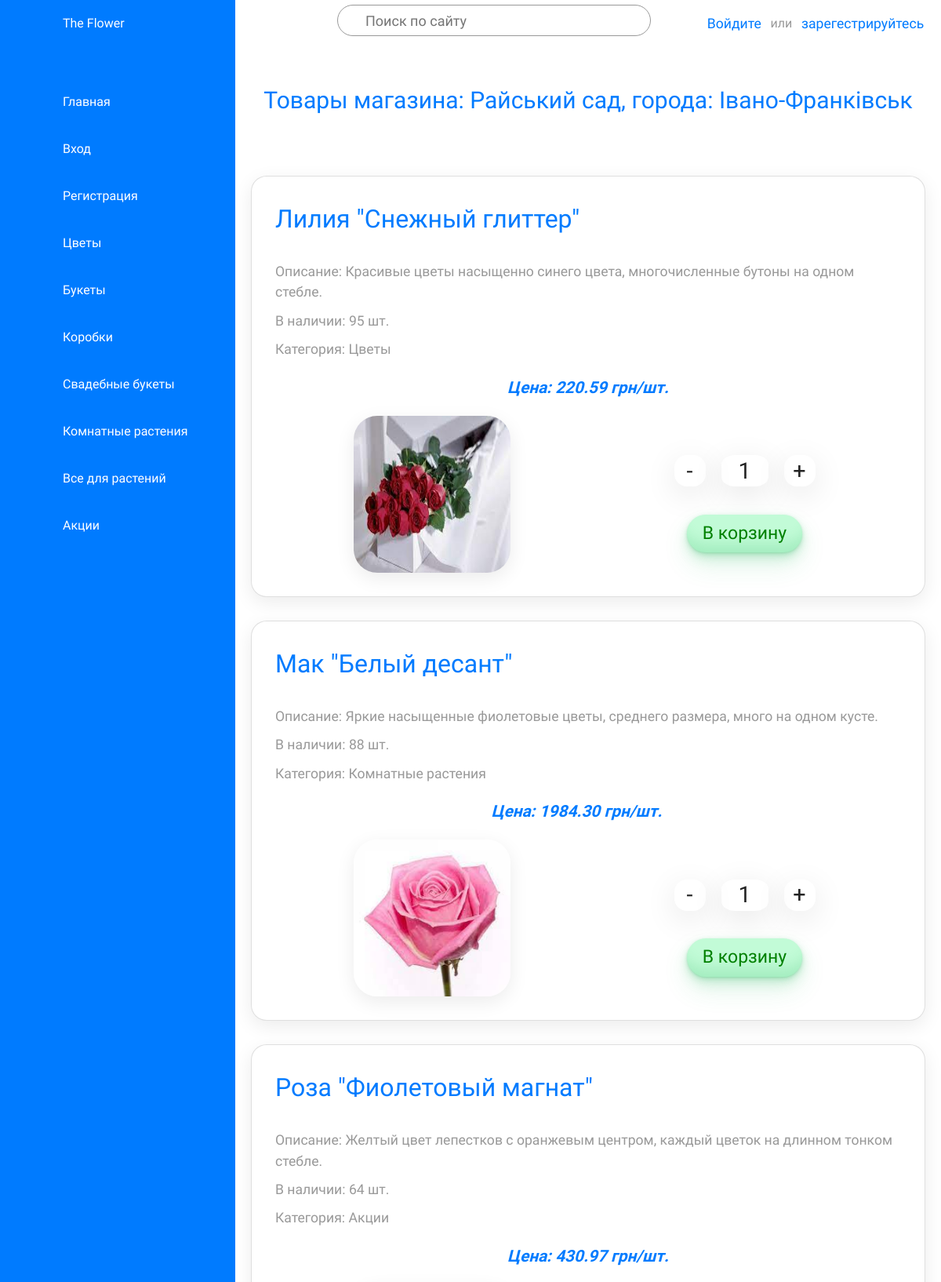
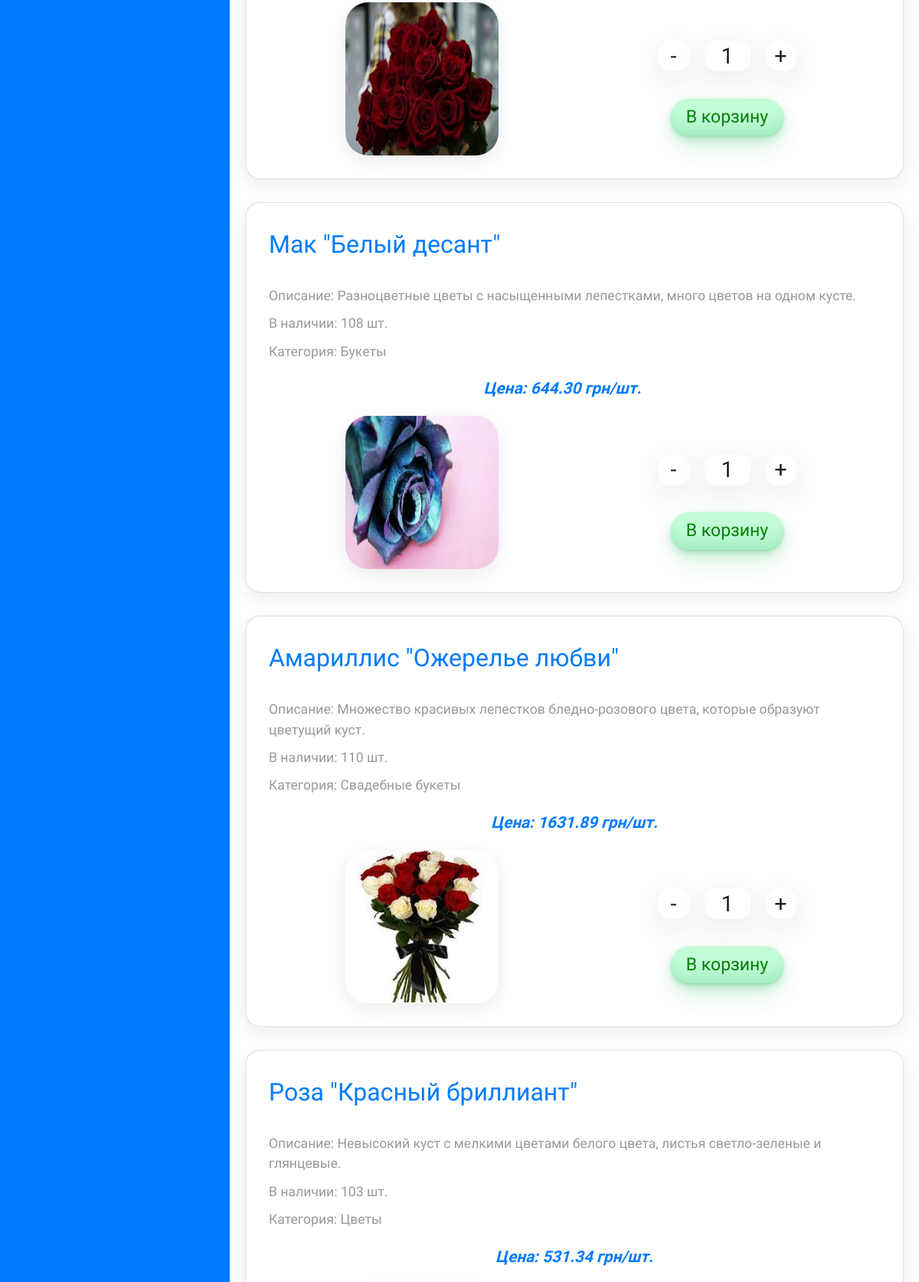
The app's page /category/16 (upper part) with its own data (2 pictures, top to bottom).
### products/models.py (models this page shows, shortened)
class Category(models.Model):
    category = models.CharField(max_length=200)
    image = models.ImageField(upload_to='categories', blank=True, null=True)
    icon = models.CharField(max_length=50)
    def __str__(self):
        return self.category
    class Meta:
        verbose_name = "category"
        verbose_name_plural = "categories"

class Product(models.Model):
    title = models.CharField(max_length=200)
    description = models.TextField(blank=True, null=True)
    amount = models.PositiveIntegerField()
    price = models.DecimalField(max_digits=10, decimal_places=2)
    image = models.ImageField(upload_to='products', blank=True, null=True)
    shop_id = models.ForeignKey('shops.Shop', on_delete=models.CASCADE)
    category_id = models.ForeignKey(Category, on_delete=models.CASCADE)
    class Meta:
        verbose_name = "product"
        verbose_name_plural = "products"

### shops/models.py (models this page shows)
class Shop(models.Model):
    name = models.CharField(max_length=200)
    city = models.CharField(max_length=200)
    district = models.CharField(max_length=200)
    country = models.CharField(max_length=200)
    address = models.TextField(blank=True, null=True)
    phone = models.CharField(max_length=20)
    email = models.EmailField()
    social = models.JSONField(default=social_default_value)
    image = models.ImageField(upload_to='shops', blank=True, null=True)
    slug = models.SlugField(default='', null=False)
    def __str__(self):
        return self.name
    class Meta:
        verbose_name = "shop"
        verbose_name_plural = "shops"
        ordering = ('city',)

### products/views.py (the view)
# urls.py: path("<int:shop_id>", views.product, name="product"),
def product(request,shop_id):
    cat = Category.objects.all()
    prod = Product.objects.filter(shop_id=shop_id)
    return render(request, "products/products.html", {'products': prod, 'categories': cat, 'shop_id': shop_id})

### products/templates/products/products.html (shortened to what this page needs)
{% extends "shops/base.html" %}
{% load static %}
{% block extra_head %}
  <link rel="stylesheet" href='{%static "css/product.css" %}' />
{% endblock %}
{% block navigation %}
  {% for category in categories %}
  <li class="nonauth">
    <a href="{% url 'prodcategory' category_id=category.pk  shop_id=shop_id %} ">
      <span class="icon"><ion-icon name={{category.icon}}></ion-icon></span>
      <span class="title">{{category.category}}</span>
    </a>
  </li>
  {% endfor %}
{% endblock %}
{% block content %}
<div class="titleContent">
  <h3>Товары магазина:
      {% if products.first.shop_id %}
        {{products.first.shop_id}},  города: {{products.first.shop_id.city}}
      {% else %}
        Нет товаров данной категории :(
      {% endif %}</h3>
</div>
<div class="cardBox">
    {% for product in products%}
    <div class="card">
        <a href="{% url 'details' pk=product.pk  shop_id=shop_id%}"></a>
        <div class="innerCard">
            <div class="title">{{ product.title }}</div>
            <div class="cardName">Описание: {{ product.description|truncatechars:100 }}</div>
            <div class="cardName">В наличии: {{ product.amount }} шт.</div>
            <div class="cardName">Категория: {{ product.category_id }}</div>
            <div class="cardName price">Цена: {{ product.price }} грн/шт.</div>
        </div>
        <div class="imageBox">
            <img src="{{product.image.url}}" alt="">
        </div>
        <div class="buttonCart">
            <div class="count">
              <div class="minus">-</div>
              <div class="number" data-amount="{{product.amount}}">1</div>
              <div class="plus">+</div>
            </div>
            <button type="submit">В корзину</button>
        </div>
    </div>
    {% endfor %}
</div>
{% endblock %}

### shops/static/css/base.css (style rules this page uses)
* { margin: 0; padding: 0; box-sizing: border-box; font-family: 'Ubuntu', sans-serif; }
:root { --blue: #287bff; --white: #fff; --grey: #f5f5f5; --black1: #222; --black2: #999; --blue1: #84b2fa; --green: #47eb0c; }
body { min-height: 100vh; overflow-x: hidden; }
a { text-decoration: none; }
.navigation ul li { position: relative; width: 100%; list-style: none; border-top-left-radius: 30px; border-bottom-left-radius: 30px; }
.navigation ul li a { position: relative; display: block; width: 100%; display: flex; text-decoration: none; color: var(--white); }
.navigation ul li a .icon { position: relative; display: block; min-width: 60px; height: 60px; line-height: 70px; text-align: center; }
.navigation ul li a .title { position: relative; display: block; padding: 0 10px; height: 60px; line-height: 60px; text-align: start; white-space: nowrap; }

### products/static/css/product.css (style rules this page uses)
.titleContent { text-align: center; color: var(--blue); font-size: 20px; }
.titleContent h3 { padding-top: 50px; padding-bottom: 50px; font-size: 1.5em; }
.cardBox { position: relative; width: 100%; padding: 20px; display: grid; grid-template-columns: repeat(3, 1fr); grid-gap: 30px; caret-color: transparent; }
.cardBox .card { position: relative; background: var(--white); padding: 30px; border-radius: 20px; display: flex; height: 100%; justify-content: space-between; cursor: pointer; box-shadow: 0 7px 25px rgba(0, 0, 0, 0.08); flex-wrap: wrap; flex-direction: row; }
.cardBox .card a { position: absolute; width: 100%; height: 45%; top: 0; left: 0; z-index: 1; }
.cardBox .card .title { position: relative; font-weight: 500; font-size: 2em; color: var(--blue); margin-bottom: 30px; }
.cardBox .card .cardName { color: var(--black2); font-size: 1.1em; margin-top: 10px; }
.cardBox .card .price { color: var(--blue); font-size: 1.3em; font-style: italic; font-weight: bold; display: flex; justify-content: center; margin: 20px; }
.cardBox .card .imageBox { position: relative; display:flex; align-items: center; width:50%; justify-content: center; }
.cardBox .card .imageBox img { height: 200px; width: 200px; border-radius: 15%; box-shadow: 0 7px 25px rgba(0, 0, 0, 0.08); }
.cardBox .card .count { color: var(--black1); font-size: 1.8em; margin-top: 15px; display:flex; justify-content:center; }
.cardBox .card .count .minus, .cardBox .card .count .number, .cardBox .card .count .plus { display:flex; width:40px; height:40px; border-radius: 40%; justify-content: center; align-items: center; margin: 10px; box-shadow: 0 10px 40px rgba(0, 0, 0, 0.1); }
.cardBox .card .count .number { width:60px; border-radius: 30%; }
.cardBox .card .buttonCart { position: relative; display:flex; align-items: center; width:50%; flex-direction: column; justify-content: center; justify-content: space-evenly; }
.cardBox .card .buttonCart button { background-color: #c2fbd7; border-radius: 100px; box-shadow: rgba(44, 187, 99, .2) 0 -25px 18px -14px inset,rgba(44, 187, 99, .15) 0 1px 2px,rgba(44, 187, 99, .15) 0 2px 4px,rgba(44, 187, 99, .15) 0 4px 8px,rgba(44, 187, 99, .15) 0 8px 16px,rgba(44, 187, 99, .15) 0 16px 32px; color: green; cursor: pointer; display: inline-block; padding: 7px 20px; text-align: center; text-decoration: none; transition: all 250ms; border: 0; font-size: 23px; user-select: none; -webkit-user-select: none; touch-action: manipulation; }
@media (max-width:1701px) { .cardBox { grid-template-columns: repeat(2, 1fr); } }
@media (max-width:1201px) { .cardBox { grid-template-columns: repeat(1, 1fr); } }

### records on screen
Category: category "Цветы"
Category: category "Букеты"
Category: category "Коробки"
Category: category "Свадебные букеты"
Category: category "Комнатные растения"
Category: category "Все для растений"
Category: category "Акции"
Product: first.shop_id "Райський сад", first.shop_id.city "Івано-Франківськ", title "Лилия \"Снежный глиттер\"", description "Красивые цветы насыщенно синего цвета, многочисленные бутоны на одном стебле.", amount "95", category_id "Цветы", price "220.59", image (picture)
Product: title "Мак \"Белый десант\"", description "Яркие насыщенные фиолетовые цветы, среднего размера, много на одном кусте.", amount "88", category_id "Комнатные растения", price "1984.30", image (picture)
Product: title "Роза \"Фиолетовый магнат\"", description "Желтый цвет лепестков с оранжевым центром, каждый цветок на длинном тонком стебле.", amount "64", category_id "Акции", price "430.97", image (picture)
Product: title "Мак \"Белый десант\"", description "Разноцветные цветы с насыщенными лепестками, много цветов на одном кусте.", amount "108", category_id "Букеты", price "644.30", image (picture)
Product: title "Амариллис \"Ожерелье любви\"", description "Множество красивых лепестков бледно-розового цвета, которые образуют цветущий куст.", amount "110", category_id "Свадебные букеты", price "1631.89", image (picture)
Product: title "Роза \"Красный бриллиант\"", description "Невысокий куст с мелкими цветами белого цвета, листья светло-зеленые и глянцевые.", amount "103", category_id "Цветы", price "531.34"
